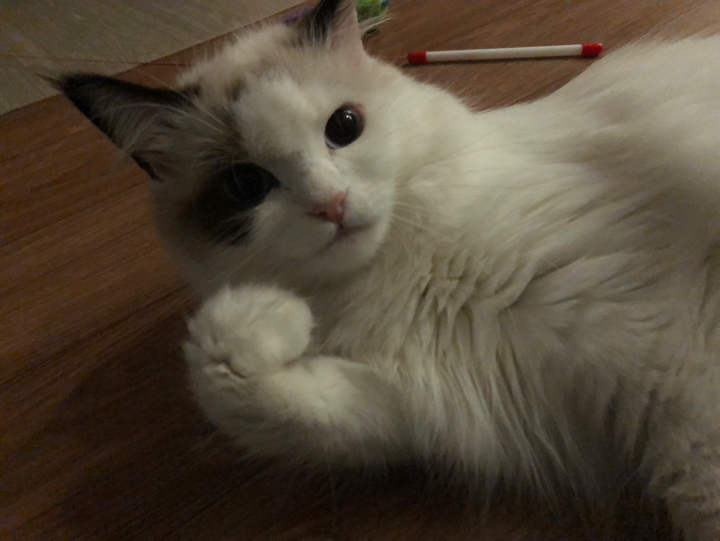
#> input picture 선형대수 4일차/실습/img/img3.jpg, 1440 x 1081 px (shown at 1/2 size)
$ python opencv12.py
#> lines starting #> are read from the running program, lines starting #| are printed output that depends on the picture
# 이미지 확대(보간법)
import cv2
import numpy as np

# (x,y)에 있는 픽셀을 위해 보간법을 적용하는 함수입니다.
def BilinearInterpolation(Q11, Q12, Q21, Q22, x1, x2, y1, y2, x, y):
    P = 1 / ((x2 - x1) * (y2 - y1)) * (Q11 * (x2 - x) * (y2 - y) + Q21 * (x - x1) * (y2 - y) + Q12 * (x2 -x) * (y - y1) * Q22 * (x - x1) * (y - y1))

    return P

img = cv2.imread('img/img3.jpg', cv2.IMREAD_COLOR)
#> img is the input picture: shape (1081, 1440, 3); mean B, G, R 57.9, 73.7, 84.8

# 이미지 사이즈 조정
img = cv2.resize(img, dsize=(400, 400), interpolation=cv2.INTER_AREA)
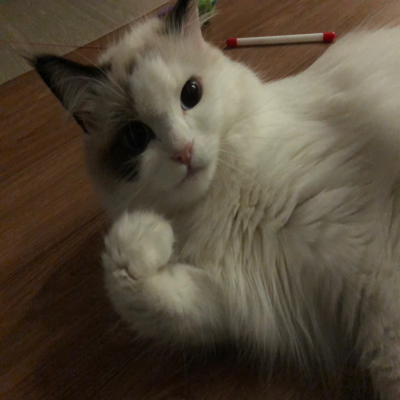
#> img: shape (400, 400, 3); mean B, G, R 57.9, 73.7, 84.8

height, width = img.shape[:2]
#> height = 400; width = 400

# 0.5배 축소하는 변환 행렬을 생성합니다.
scale_factor = 0.5
new_width = int(width * scale_factor)
#> new_width = 200
new_height = int(height * scale_factor)
#> new_height = 200
scaling_matrix = np.array([[scale_factor, 0, 0], [0, scale_factor, 0], [0, 0, 1]])

# backward mapping을 사용하여 축소 변환 행렬 scaling_matrix을 이미지에 적요합니다.
dst = np.zeros((new_height, new_width, img.shape[2]), dtype=np.uint8)

for y in range(new_height):
    for x in range(new_width):

        new_p = np.array([x, y, 1])
        inv_scaling_matrix = np.linalg.inv(scaling_matrix)
        old_p = np.dot(inv_scaling_matrix, new_p)

        x_, y_ = old_p[:2]
        x_ = int(x_)
        y_ = int(y_)

        dst.itemset((y, x, 0), img.item(y_, x_, 0))
        dst.itemset((y, x, 1), img.item(y_, x_, 1))
        dst.itemset((y, x, 2), img.item(y_, x_, 2))

# 보간법을 적용합니다.
dst2 = np.zeros((new_height, new_width, img.shape[2]), dtype=np.uint8)

for y in range(new_height - 1):
    for x in range(new_width - 1):

        q11 = dst[y - 1, x - 1]
        q12 = dst[y + 1, x - 1]
        q21 = dst[y + 1, x + 1]
        q22 = dst[y - 1, x + 1]

        if dst[y, x].all() == 0:
            p = BilinearInterpolation(q11, q12, q21, q22, x - 1, x + 1, y - 1, y + 1, x, y)

        else:
            p = dst[y, x]

            dst2.itemset(y, x, 0, p[0])
            dst2.itemset(y, x, 1, p[1])
            dst2.itemset(y, x, 2, p[2])

cv2.imshow("result", dst2)
cv2.waitKey(0)

$ run again, with 선형대수 4일차/실습/img/img1.jpg copied over 선형대수 4일차/실습/img/img3.jpg
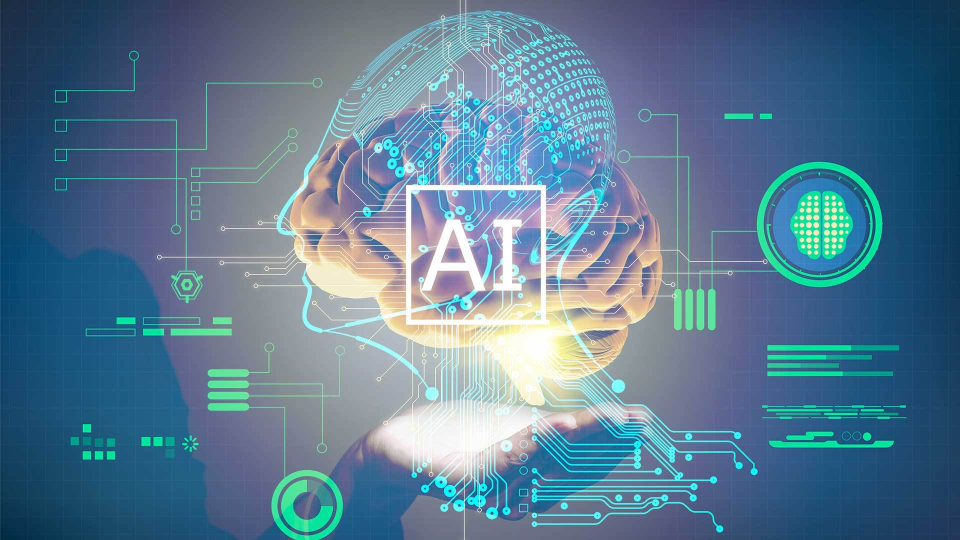
#> input picture 선형대수 4일차/실습/img/img1.jpg, 1920 x 1080 px (shown at 1/2 size)
#> img is the input picture: shape (1080, 1920, 3); mean B, G, R 145.7, 122.6, 90.4
#> `img = cv2.resize(img, dsize=(400, 400), interpolation=cv2.INTER_AREA)`:
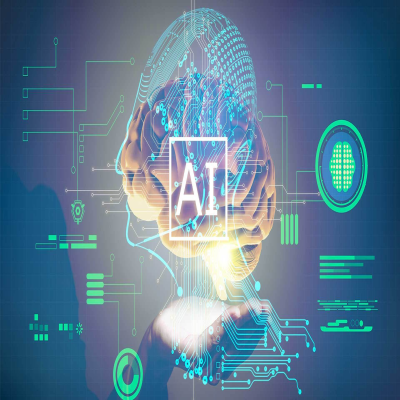
#> img: shape (400, 400, 3); mean B, G, R 145.7, 122.6, 90.4
#> after the loop `for y in range(new_height):`:
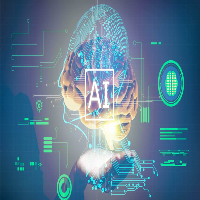
#> dst: shape (200, 200, 3); mean B, G, R 145.7, 122.5, 90.4

$ run again, with 선형대수 4일차/실습/img/img6.jpg copied over 선형대수 4일차/실습/img/img3.jpg
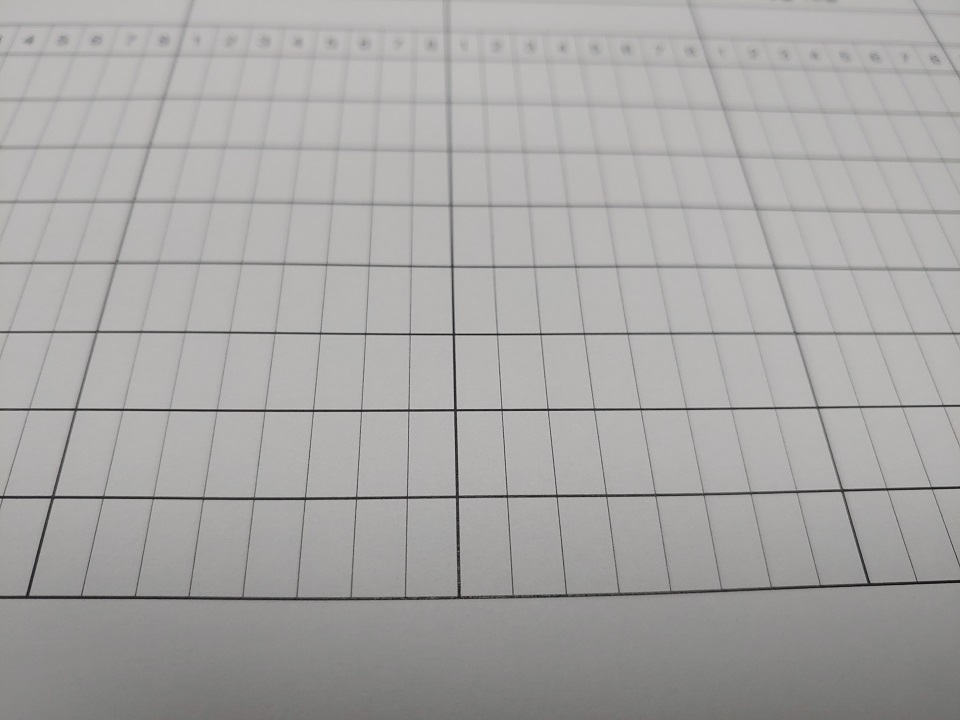
#> input picture 선형대수 4일차/실습/img/img6.jpg, 960 x 720 px
#> img is the input picture: shape (720, 960, 3); mean B, G, R 164.9, 166, 167.2
#> `img = cv2.resize(img, dsize=(400, 400), interpolation=cv2.INTER_AREA)`:
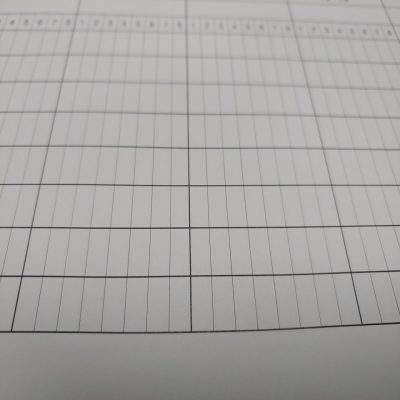
#> img: shape (400, 400, 3); mean B, G, R 164.9, 166, 167.2
#> after the loop `for y in range(new_height):`:
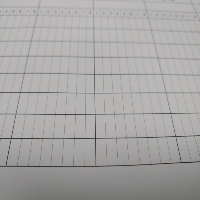
#> dst: shape (200, 200, 3); mean B, G, R 165, 166.2, 167.3

$ run again, with 선형대수 4일차/실습/img/img7.jpg copied over 선형대수 4일차/실습/img/img3.jpg
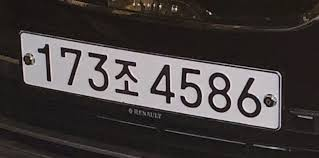
#> input picture 선형대수 4일차/실습/img/img7.jpg, 319 x 158 px
#> img is the input picture: shape (158, 319, 3); mean B, G, R 62.6, 63.1, 68.8
#> `img = cv2.resize(img, dsize=(400, 400), interpolation=cv2.INTER_AREA)`:
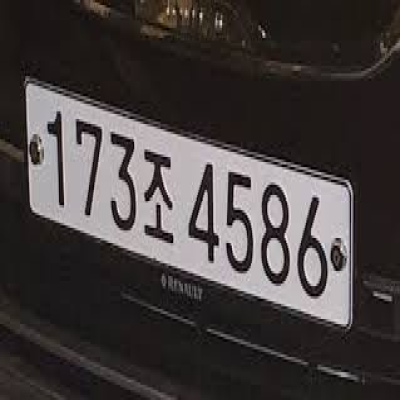
#> img: shape (400, 400, 3); mean B, G, R 62.6, 63.1, 68.8
#> after the loop `for y in range(new_height):`:
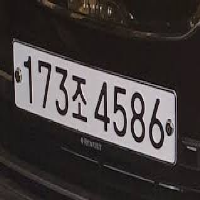
#> dst: shape (200, 200, 3); mean B, G, R 62.5, 62.9, 68.6
